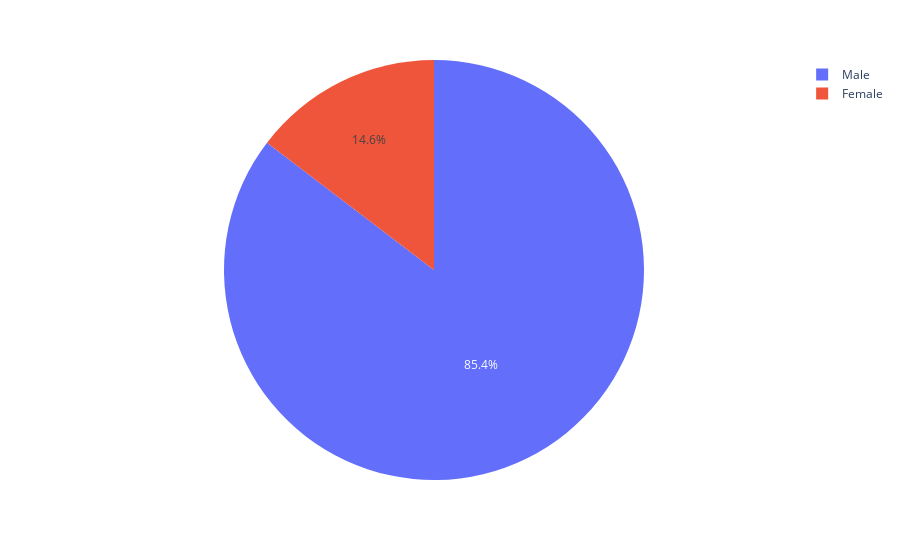

The cell this chart's notebook holds for it:
### Code cell
px.pie(df['Gender'].value_counts().reset_index().rename(columns={'index':'Gender','Gender':'No.of MPs'}),values='No.of MPs', names='Gender')

### Figure 1 — Plotly figure (JSON) as saved in the notebook; plotly's stock layout.template omitted (floating-point values rounded to 4 significant figures)
{"data": [{"domain": {"x": [0, 1], "y": [0, 1]}, "hovertemplate": "Gender=%{label}<br>No.of MPs=%{value}<extra></extra>", "labels": ["Male", "Female"], "legendgroup": "", "name": "", "showlegend": true, "type": "pie", "values": [461, 79]}], "layout": {"legend": {"tracegroupgap": 0}, "margin": {"t": 60}}}
